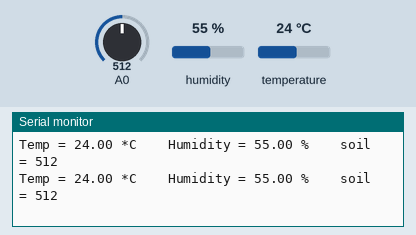
This sketch was run on a simulated ESP8266 (NodeMCU). Shown: the last lines printed to the serial monitor. The test bench sets the inputs (shaded band); at power-on: humidity 55 %, A0 = 512, temperature 24 °C.

Above: at 1.3 s.
1.4 s: humidity set to 22 %
At 2.5 s:
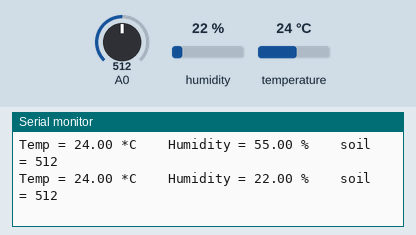
2.9 s: A0 set to 716
At 4.0 s:
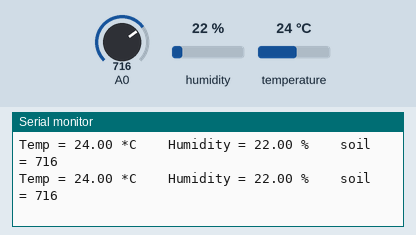
4.4 s: temperature set to 12 °C
At 5.8 s:
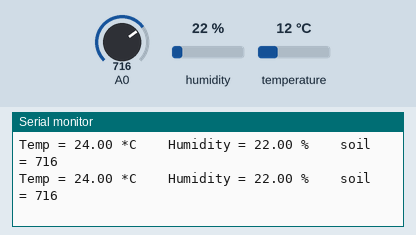
5.9 s: A0 set to 900
At 6.5 s:
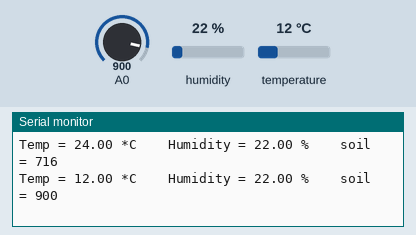
7.4 s: humidity set to 40 %
At 8.0 s:
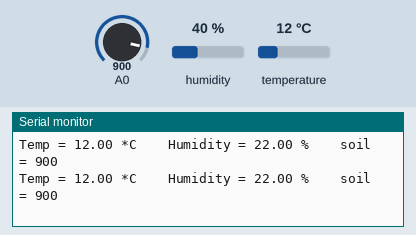
Timing chart, 0 to 9.9 s (numbered marks = the images above; inputs shaded):
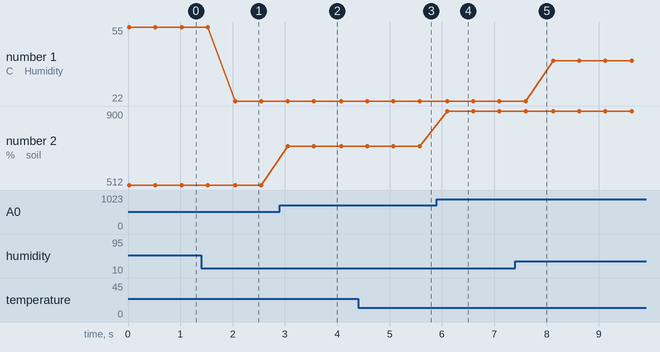

The sketch:

soil___dht_test.ino
```cpp
// Project : Smart Irrigation using IoT for Industry 4.0
// Program : Testing DHT-11 & Soil Moisture Sensor
// Status :  TESTED OK
// Created By : Talent Battle
// Created on Date : 27.06.2023
// Install following library : "DHT.h" by Adafruit from library manager

#include <DHT.h>

#define PIN D2      // Pin D2 = GPIO 4
#define DHT_TYPE DHT11

#define SOIL_SENSOR A0    // Soil sensor is connected to analog 0 pin

// Create class & object for DHT library
DHT dht(PIN,DHT_TYPE);

// variables for sensor values i.e. temperature, humidity & soil moisture
float t;
float h;
int s;

void setup()
{
  dht.begin();
  Serial.begin(9600);
  pinMode(A0,INPUT);
}

void loop()
{
  s = analogRead(A0);             // value will be returned between 0 - 1023
    // Dry Soil = 1023
    // Wet Soil = 0

  t = dht.readTemperature();      // value will be returned in degrees celcius
  h = dht.readHumidity();         // value will be returned in percentage

  Serial.println("Temp = "+String(t)+" *C \t Humidity = "+String(h)+" % \t soil = "+String(s)+"");
  delay(500);

}
```

Measured:
- after the input at 1.4 s, the serial monitor: prints a new line after 0.65 s (image 1)
- after the input at 2.9 s, the serial monitor: prints a new line after 0.15 s (image 2)
- after the input at 5.9 s, the serial monitor: prints a new line after 0.20 s (image 4)
- plotted number 1: 55 → 22 after the input at 1.4 s, 22 → 40 after the input at 7.4 s
- plotted number 2: 512 → 716 after the input at 2.9 s, 716 → 900 after the input at 5.9 s
